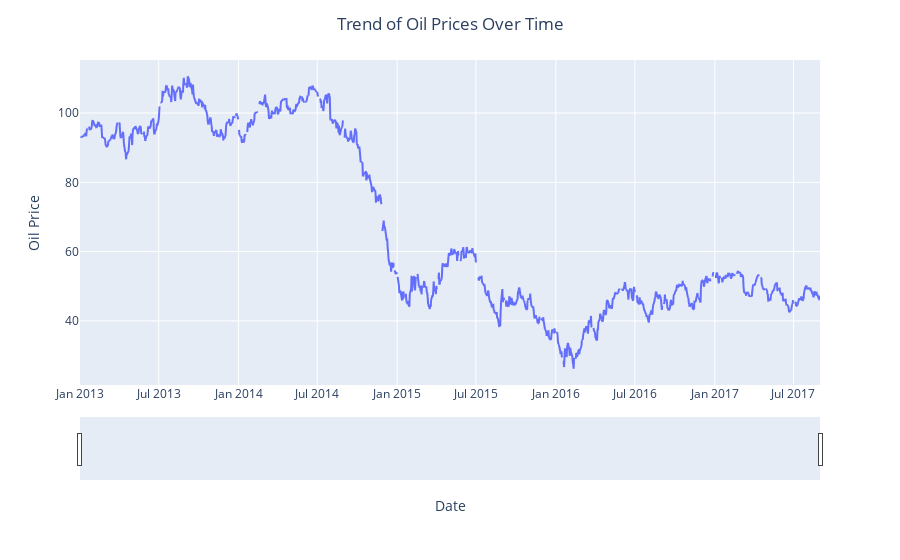

Source (notebook cell):
### Code cell
# Visualizing the 'dcoilwtico' column to Identify a Strategy for Handling Missing Values
fig = px.line(df_oil, x='date', y='dcoilwtico')
fig.update_layout(title='Trend of Oil Prices Over Time', title_x=0.5, xaxis_title='Date', yaxis_title='Oil Price')
fig.update_xaxes(rangeslider_visible=True)
fig.show()

### Figure 1 — Plotly figure (JSON) as saved in the notebook; plotly's stock layout.template omitted (floating-point values rounded to 4 significant figures; data arrays with more than 128 entries replaced by an {"elided": "..."} marker saying what was removed)
{"data": [{"hovertemplate": "date=%{x}<br>dcoilwtico=%{y}<extra></extra>", "legendgroup": "", "line": {"color": "#636efa", "dash": "solid"}, "marker": {"symbol": "circle"}, "mode": "lines", "name": "", "showlegend": false, "type": "scattergl", "x": {"elided": "1218 str values"}, "xaxis": "x", "y": {"elided": "1218 float values"}, "yaxis": "y"}], "layout": {"legend": {"tracegroupgap": 0}, "margin": {"t": 60}, "title": {"text": "Trend of Oil Prices Over Time", "x": 0.5}, "xaxis": {"anchor": "y", "domain": [0, 1], "rangeslider": {"visible": true}, "title": {"text": "Date"}}, "yaxis": {"anchor": "x", "domain": [0, 1], "title": {"text": "Oil Price"}}}}
